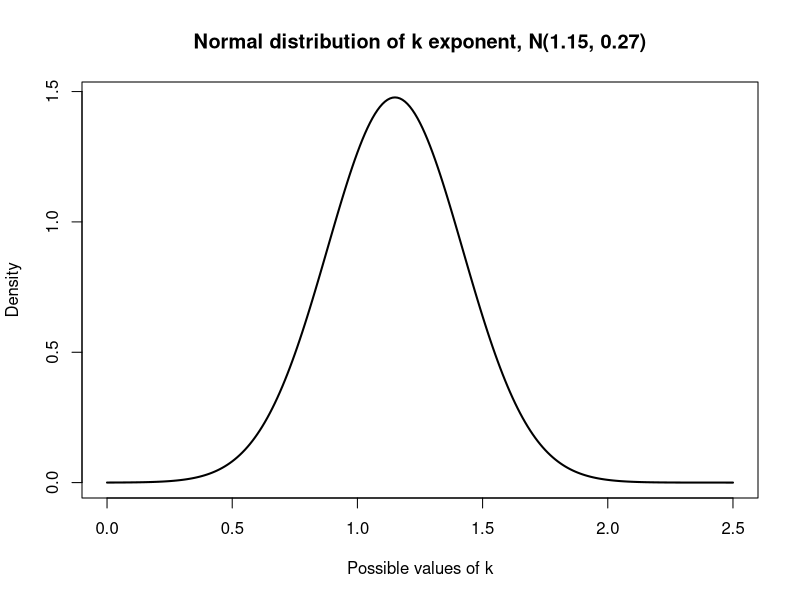
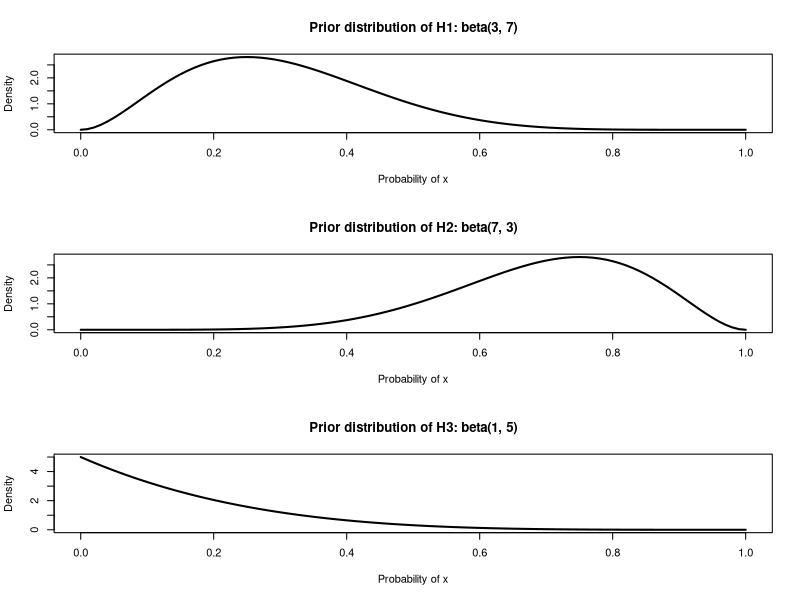
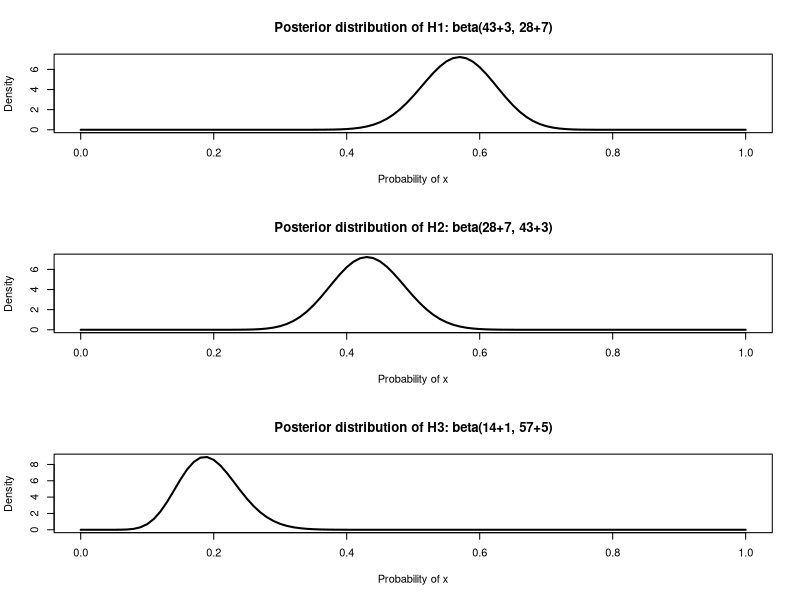
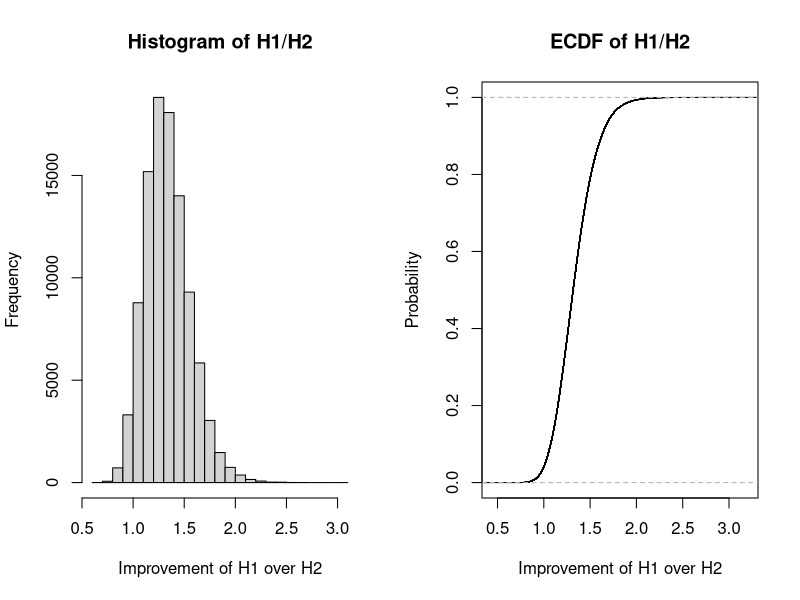

Write R code to recreate these figures, in order.
# Author: Ivan Bielik
# I analysed the data in late February 2020 and wrote the article about it
# in the journal Politics of Central Europe.
# The script employs base functions of R and thus it should work
# on every computer that has a base version of R installed.

# results from the analysis of electoral change for CSSD
# k <- c(0.85, 1.08, 0.94, 1.34, 1.05, 1.66)



# PRIOR DISTRIBUTION

# visualisation based on the analysis of vote share change of CSSD using normal
# distribution and principal exponent equation from Taagepera
xs <- seq(0, 2.5, by = 0.01)
plot(xs, dnorm(xs, mean = 1.15, sd = 0.27), t = "l", lwd = 2, 
     main = "Normal distribution of k exponent, N(1.15, 0.27)",
     xlab = "Possible values of k",
     ylab = "Density")

# create vector of probabilities
hypos <- seq(0, 1, by = 0.01)

# plots of prior distributions
par(mfrow = c(3, 1))
plot(hypos, dbeta(hypos, 3, 7), type = "l", lwd = 2,
     main = "Prior distribution of H1: beta(3, 7)",
     xlab = "Probability of x",
     ylab = "Density")
plot(hypos, dbeta(hypos, 7, 3), type = "l", lwd = 2,
     main = "Prior distribution of H2: beta(7, 3)",
     xlab = "Probability of x",
     ylab = "Density")
plot(hypos, dbeta(hypos, 1, 5), type = "l", lwd = 2,
     main = "Prior distribution of H3: beta(1, 5)",
     xlab = "Probability of x",
     ylab = "Density")



# POSTERIOR DISTRIBUTION


# load the dataset with election polls
df <- read.csv("data/cssd_polls_data.csv")

# how many polls happened during the last term?
(length(df$value))   # 71 observations

# how many polls have measured the result to be more than 7.27%?
(length(which(df$value > 0.0727)))   # 43 successes
# it also follows that if we want to find out df$value <= 0.0727
# we need to just substract 43 from 71 observations

# how many polls have measured the result to be more than 10%?
(length(which(df$value >= 0.1)))   # 14 successes

# statement of hypotheses and their translation into beta distribution

# H1: CSSD will increase their vote share in next elections - beta(43+3, 28+7)
# H2: CSSD will decrease their vote share in next elections - beta(28+7, 43+3)
# H3: CSSD will gain double digits in vote share in next elections - beta(14+1, 57+5)

# plots of posterior distributions
par(mfrow = c(3, 1))
plot(hypos, dbeta(hypos, 43+3, 28+7), type = "l", lwd = 2,
     main = "Posterior distribution of H1: beta(43+3, 28+7)",
     xlab = "Probability of x",
     ylab = "Density")
plot(hypos, dbeta(hypos, 28+7, 43+3), type = "l", lwd = 2,
     main = "Posterior distribution of H2: beta(28+7, 43+3)",
     xlab = "Probability of x",
     ylab = "Density")
plot(hypos, dbeta(hypos, 14+1, 57+5), type = "l", lwd = 2,
     main = "Posterior distribution of H3: beta(14+1, 57+5)",
     xlab = "Probability of x",
     ylab = "Density")

# Example: finding 90 % confidence intervals for beta distributions
params <- c(0.05, 0.95)
ci_h1 <- qbeta(params, 43+3, 28+7)

# it is evident that we need to decide between H1 and H2 from the visualisation
# of posterior distributions 
# H3 is not very likely out of observed data and thus we will focus on H1 and H2


# MONTE CARLO SIMULATION


# Which hypothesis better explains the observed data? 
# A/B test of H1 and H2
# assumption: H1 (variant A) perform better than H2 (variant B)

# for reproducibility of analysis
set.seed(17)

# set number of draws from distribution
trials <- 100000

A <- rbeta(trials, 43+3, 28+7)
B <- rbeta(trials, 28+7, 43+3)

# which hypothesis better explains probabilities
sum(A > B) / trials

par(mfrow = c(1, 2))
hist(A/B, main = "Histogram of H1/H2",
     xlab = "Improvement of H1 over H2")
plot(ecdf(A/B), main = "ECDF of H1/H2",
     xlab = "Improvement of H1 over H2",
     ylab = "Probability")

# summary statistics of A/B
summary(A/B)
